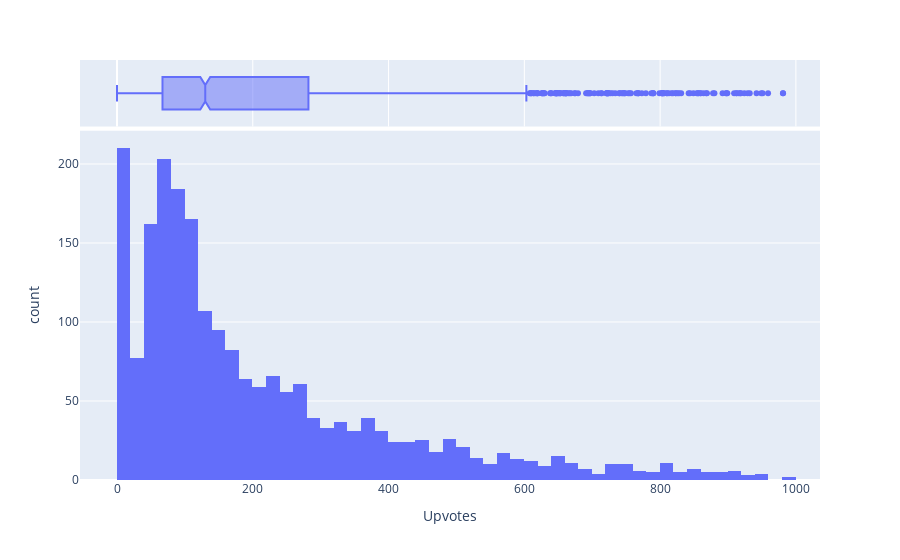

Notebook code for this chart:
### Code cell
upvotes = duckdb.sql("SELECT Upvotes FROM data").df()

fig_upvotes = px.histogram(
    upvotes,
    x='Upvotes',
    marginal="box",
)

fig_upvotes.show()

### Figure 1 — Plotly figure (JSON) as saved in the notebook; plotly's stock layout.template omitted (floating-point values rounded to 4 significant figures; data arrays with more than 128 entries replaced by an {"elided": "..."} marker saying what was removed)
{"data": [{"alignmentgroup": "True", "bingroup": "x", "hovertemplate": "Upvotes=%{x}<br>count=%{y}<extra></extra>", "legendgroup": "", "marker": {"color": "#636efa", "pattern": {"shape": ""}}, "name": "", "offsetgroup": "", "orientation": "v", "showlegend": false, "type": "histogram", "x": {"elided": "2130 int values"}, "xaxis": "x", "yaxis": "y"}, {"alignmentgroup": "True", "hovertemplate": "Upvotes=%{x}<extra></extra>", "legendgroup": "", "marker": {"color": "#636efa"}, "name": "", "notched": true, "offsetgroup": "", "showlegend": false, "type": "box", "x": {"elided": "2130 int values"}, "xaxis": "x2", "yaxis": "y2"}], "layout": {"barmode": "relative", "legend": {"tracegroupgap": 0}, "margin": {"t": 60}, "xaxis": {"anchor": "y", "domain": [0, 1], "title": {"text": "Upvotes"}}, "xaxis2": {"anchor": "y2", "domain": [0, 1], "matches": "x", "showgrid": true, "showticklabels": false}, "yaxis": {"anchor": "x", "domain": [0, 0.8316], "title": {"text": "count"}}, "yaxis2": {"anchor": "x2", "domain": [0.8416, 1], "matches": "y2", "showgrid": false, "showline": false, "showticklabels": false, "ticks": ""}}}
